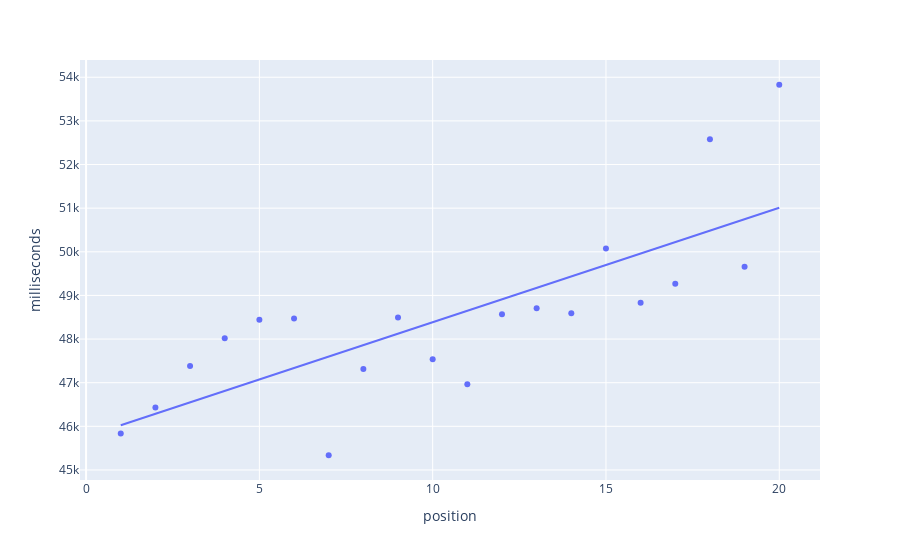

Source (notebook cell):
### Code cell
pit_pos()

### Figure 1 — Plotly figure (JSON) as saved in the notebook; plotly's stock layout.template omitted (floating-point values rounded to 4 significant figures)
{"data": [{"hovertemplate": "position=%{x}<br>milliseconds=%{y}<extra></extra>", "legendgroup": "", "marker": {"color": "#636efa", "symbol": "circle"}, "mode": "markers", "name": "", "orientation": "v", "showlegend": false, "type": "scatter", "x": [1, 2, 3, 4, 5, 6, 7, 8, 9, 10, 11, 12, 13, 14, 15, 16, 17, 18, 19, 20], "xaxis": "x", "y": [45840.0, 46430.0, 47380.0, 48020.0, 48440.0, 48470.0, 45340.0, 47310.0, 48500.0, 47530.0, 46960.0, 48570.0, 48710.0, 48590.0, 50080.0, 48830.0, 49270.0, 52580.0, 49660.0, 53830.0], "yaxis": "y"}, {"hovertemplate": "<b>OLS trendline</b><br>milliseconds = 262.329 * position + 45762.5<br>R<sup>2</sup>=0.593305<br><br>position=%{x}<br>milliseconds=%{y} <b>(trend)</b><extra></extra>", "legendgroup": "", "marker": {"color": "#636efa", "symbol": "circle"}, "mode": "lines", "name": "", "showlegend": false, "type": "scatter", "x": [1, 2, 3, 4, 5, 6, 7, 8, 9, 10, 11, 12, 13, 14, 15, 16, 17, 18, 19, 20], "xaxis": "x", "y": [46020.0, 46290.0, 46550.0, 46810.0, 47070.0, 47340.0, 47600.0, 47860.0, 48120.0, 48390.0, 48650.0, 48910.0, 49170.0, 49440.0, 49700.0, 49960.0, 50220.0, 50480.0, 50750.0, 51010.0], "yaxis": "y"}], "layout": {"autosize": true, "legend": {"tracegroupgap": 0}, "margin": {"t": 60}, "xaxis": {"anchor": "y", "autorange": true, "domain": [0, 1], "range": [-0.1086, 21.11], "title": {"text": "position"}, "type": "linear"}, "yaxis": {"anchor": "x", "autorange": true, "domain": [0, 1], "range": [44680.0, 54490.0], "title": {"text": "milliseconds"}, "type": "linear"}}}
